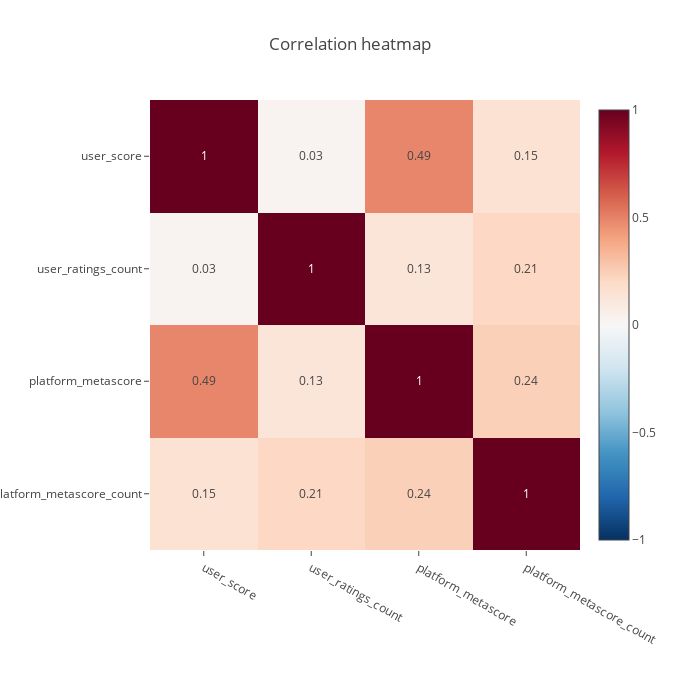

Notebook cell for this chart:
### Code cell
# def plot_correlation_heatmap() -> plt.Figure:
#     plt.figure()
#     sns.heatmap(
#         metacritic.select_dtypes(include='number').corr(),
#         annot=True,
#         cmap='coolwarm',
#         vmax=1,
#         vmin=-1,
#         square=True
#     )
#     return plt.gcf()
# fig = plot_correlation_heatmap()

def plot_correlation_heatmap() -> go.Figure:
    corr_matrix = metacritic.select_dtypes(include='number').corr()
    corr_matrix = np.round(corr_matrix, 2)

    fig = px.imshow(
        corr_matrix,
        text_auto=True, 
        color_continuous_scale='RdBu_r',
        zmin=-1,
        zmax=1,
        aspect="auto"
    )
    
    fig.update_layout(
        title='Correlation heatmap',
        width=700,
        height=700,
        margin=dict(l=150, r=120, t=100, b=150)
    )
    
    return fig

fig = plot_correlation_heatmap()
fig.show()

### Figure 1 — Plotly figure (JSON) as saved in the notebook; plotly's stock layout.template omitted (floating-point values rounded to 4 significant figures)
{"data": [{"coloraxis": "coloraxis", "hovertemplate": "x: %{x}<br>y: %{y}<br>color: %{z}<extra></extra>", "name": "0", "texttemplate": "%{z}", "type": "heatmap", "x": ["user_score", "user_ratings_count", "platform_metascore", "platform_metascore_count"], "xaxis": "x", "y": ["user_score", "user_ratings_count", "platform_metascore", "platform_metascore_count"], "yaxis": "y", "z": [[1, 0.03, 0.49, 0.15], [0.03, 1, 0.13, 0.21], [0.49, 0.13, 1, 0.24], [0.15, 0.21, 0.24, 1]]}], "layout": {"coloraxis": {"cmax": 1, "cmin": -1, "colorscale": [[0, "rgb(5,48,97)"], [0.1, "rgb(33,102,172)"], [0.2, "rgb(67,147,195)"], [0.3, "rgb(146,197,222)"], [0.4, "rgb(209,229,240)"], [0.5, "rgb(247,247,247)"], [0.6, "rgb(253,219,199)"], [0.7, "rgb(244,165,130)"], [0.8, "rgb(214,96,77)"], [0.9, "rgb(178,24,43)"], [1, "rgb(103,0,31)"]]}, "height": 700, "margin": {"b": 150, "l": 150, "r": 120, "t": 100}, "title": {"text": "Correlation heatmap"}, "width": 700, "xaxis": {"anchor": "y", "domain": [0, 1]}, "yaxis": {"anchor": "x", "autorange": "reversed", "domain": [0, 1]}}}
